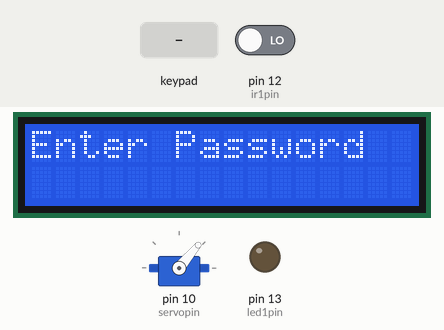
Recording of a sketch running on a simulated Arduino Uno, built with avr-gcc and run on an emulated ATmega328P. Shown: servo, 16×2 character LCD, output pins drawn as LEDs (lit = HIGH). The inputs (shaded band) are chosen by the test bench; at power-on: pin 12 (ir1pin) LOW. What the sketch prints to the serial monitor is not drawn.

Above: at 1.2 s.
1.3 s: keypad keys 6 6 6 D pressed 0.4 s apart
At 2.9 s:
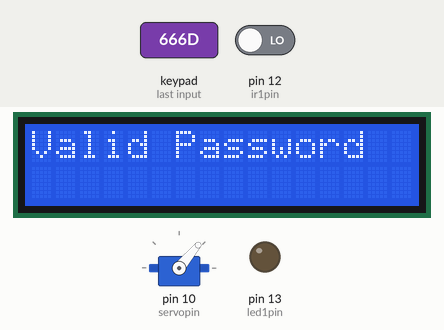
At 3.8 s:
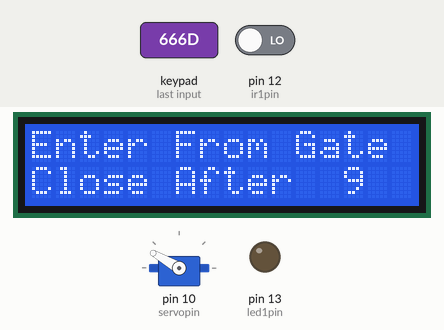
Timing chart, 0 to 19.6 s (numbered marks = the images above; inputs shaded):
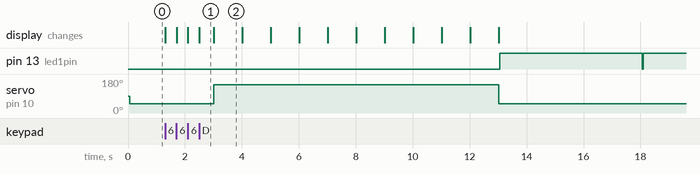

The sketch:

Part1.ino
```cpp
/*

  The circuit:
 * LCD RS pin to digital pin A0
 * LCD Enable pin to digital pin A1
 * LCD D4 pin to digital pin A2
 * LCD D5 pin to digital pin A3
 * LCD D6 pin to digital pin A4
 * LCD D7 pin to digital pin A5
 * LCD R/W pin to ground
 * LCD VSS pin to ground
 * LCD VCC pin to 5V
 * 10K resistor:
 * ends to +5V and ground
 * wiper to LCD VO pin (pin 3)
*/
#define led1pin 13
#define ir1pin 12
#define servopin 10

// include the library code:
#include <LiquidCrystal.h>
#include <Keypad.h>
#include <Servo.h>

// initialize the library by associating any needed LCD interface pin
// with the arduino pin number it is connected to
LiquidCrystal lcd(A0,A1,A2,A3,A4,A5);
Servo myservo;  // create servo object to control a servo

// FOR KEYPAD
const byte ROWS = 4; //four rows
const byte COLS = 4; //three columns
char keys[ROWS][COLS] = {
  {'1','2','3','A'},
  {'4','5','6','B'},
  {'7','8','9','C'},
  {'*','0','#','D'}
};
byte rowPins[ROWS] = {9,8,7,6}; //connect to the row pinouts of the keypad
byte colPins[COLS] = {5,4,3,2}; //connect to the column pinouts of the keypad

Keypad keypad = Keypad( makeKeymap(keys), rowPins, colPins, ROWS, COLS );
char pass[]="666";
char enteredPass[4];
int cnt=0,k=0;
void setup() {
  myservo.attach(servopin);  // attaches the servo on pin 10 to the servo object
  lcd.begin(16, 2);
  lcd.print("Enter Password");
  lcd.setCursor(0,1);
  Serial.begin(9600);
  myservo.write(50);

  ////////////for ir
  // put your setup code here, to run once:
    pinMode(led1pin,OUTPUT);
    pinMode(ir1pin,INPUT);
  Serial.begin(9600);
  //end of ir
}

void loop() {

  char key = keypad.getKey();
  if (key){
    lcd.print(key);
    if(key!='D'){
      enteredPass[cnt++]=key;
    }else if(key=='D'){
      if(cnt==3){
        for(int i=0;i<cnt;i++)
          if(pass[i]==enteredPass[i])
            k++;

        if(k==3){
          validPass();
            while(true)
              irSensors();
        }else{

          inValidPass();

        }
        cnt=0;
        k=0;

      }else{
        inValidPass();
        cnt=0;
        k=0;
      }

    }

  }


}

void validPass(){
  lcd.clear();
  lcd.print("Valid Password");
  delay(500);
  lcd.clear();
  lcd.setCursor(0,0);
  lcd.print("Enter From Gate");

  myservo.write(150);                  // sets the servo position according to the scaled value

  lcd.setCursor(0,1);
  lcd.print("Close After ");
  for(int i=9;i>=0;i--){
    lcd.setCursor(13,1);
    lcd.print(i);
    delay(1000);
  }

  myservo.write(50);
  lcd.clear();
  lcd.print("Enter Password");
  lcd.setCursor(0,1);
}

void inValidPass(){
  lcd.clear();
  lcd.setCursor(0,0);
  lcd.print("Invalid Password");
  delay(500);
  lcd.clear();
  lcd.print("Enter Password");
  lcd.setCursor(0,1);
}
void irSensors(){

  int readval1=digitalRead(ir1pin);
  Serial.println(readval1);
  Serial.print(readval1);
  delay(40);
 if(readval1==LOW && digitalRead(led1pin)==LOW){
    digitalWrite(led1pin,HIGH);
    delay(5000);
    digitalWrite(led1pin,LOW);
  }

}
```

Measured:
- after the input at 1.3 s, pin 13 (led1pin): LOW → HIGH after 11.8 s, → LOW 5.0 s later, → HIGH 0.04 s later; servo on pin 10 (servopin): 50° → 150° after 1.7 s, → 50° 10.0 s later; the display: first changes at once (image 1 shows a later state)
- what the display in image 1 shows lasts 0.5 s, from 2.5 s to 3.0 s
